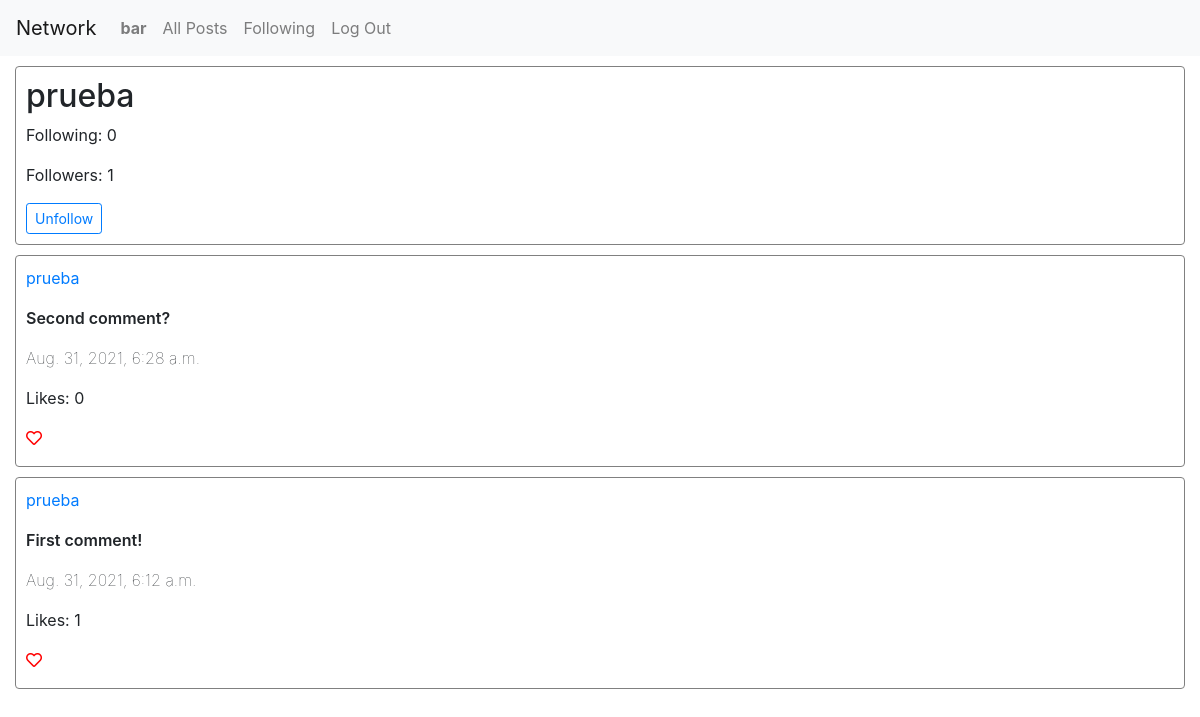
Screenshot of /profile/prueba (signed in) with the database file from the repository.
### network/models.py (models this page shows)
class User(AbstractUser):
    pass

class Post(models.Model):
    user = models.ForeignKey(User, on_delete=models.CASCADE, related_name="author")
    text = models.TextField(max_length=1000)
    date = models.DateTimeField(auto_now_add=True)
    likes = models.ManyToManyField(User, blank=True)

### network/views.py (the view, shortened to what this page needs)
# urls.py: path("profile/<username>", views.profile, name="profile"),
def profile(request, username):
    if request.user.is_authenticated:
        user = User.objects.get(username=username)
        posts = Post.objects.filter(user=user).order_by("-date")
        paginator = Paginator(posts, 10)
        page_number = request.GET.get('page', 1)
        try:
            posts = paginator.get_page(page_number)
        except:
            posts = paginator.page(1)
        followers = user.followee.all().count()
        try:
            following = Follow.objects.get(user=user)
            following = following.following.all().count()
        except:
            following = 0
        follows = Follow.objects.filter(user=request.user,following=user).exists()
        return render(request, "network/profile.html", {
            "username": username,
            "posts": posts,
            "followers": followers,
            "following": following,
            "follows": follows
        })
    else:
        return HttpResponseRedirect(reverse("login"))

### network/templates/network/profile.html (shortened to what this page needs)
{% extends "network/layout.html" %}
{% block body %}
    <div class="profile">
        <h2>{{ username }}</h2>
        <p>Following: {{ following }}</p>
        <p>Followers: {{ followers }}</p>
        {% if user.is_authenticated %}
            {% if user.username != username %}
                {% if follows %}
                    <form action="{% url 'profile' username %}" method="POST">
                        <button class="btn btn-sm btn-outline-primary" name="unfollow">Unfollow</button>
                    </form>
                {% else %}
                    <form action="{% url 'profile' username %}" method="POST">
                        {% csrf_token %}
                        <button class="btn btn-sm btn-outline-primary" name="follow">Follow</button>
                    </form>
                {% endif %}
            {% endif %}
        {% endif %}
    </div>
    {% include "network/posts.html" %}
{% endblock %}

### network/templates/network/layout.html (shortened to what this page needs)
{% load static %}
<!DOCTYPE html>
<html lang="en">
    <head>
        <link rel="stylesheet" href="https://stackpath.bootstrapcdn.com/bootstrap/4.4.1/css/bootstrap.min.css">
        <link href="{% static 'network/styles.css' %}" rel="stylesheet">
        <link rel="stylesheet" href="https://cdnjs.cloudflare.com/ajax/libs/font-awesome/5.15.4/css/all.min.css"/>
    </head>
    <body>
        <nav class="navbar navbar-expand-lg navbar-light bg-light">
            <a class="navbar-brand" href="#">Network</a>
            <div>
              <ul class="navbar-nav mr-auto">
                {% if user.is_authenticated %}
                    <li class="nav-item">
                        <a class="nav-link" href="{% url 'profile' user.username %}"><strong>{{ user.username }}</strong></a>
                    </li>
                {% endif %}
                <li class="nav-item">
                  <a class="nav-link" href="{% url 'index' %}">All Posts</a>
                </li>
                {% if user.is_authenticated %}
                    <li class="nav-item">
                        <a class="nav-link" href="{% url 'following' %}">Following</a>
                    </li>
                    <li class="nav-item">
                        <a class="nav-link" href="{% url 'logout' %}">Log Out</a>
                    </li>
                {% endif %}
              </ul>
            </div>
          </nav>
        <div class="body">
            {% block body %}
            {% endblock %}
        </div>
    </body>
</html>

### network/templates/network/posts.html (shortened to what this page needs)
<div id="posts">
    {% for post in posts %}
        <div class="post" id="{{ post.id }}">
            <p><a href="{% url 'profile' post.user %}">{{ post.user }}</a></p>
            <p class="text">{{ post.text }}</p>
            <p class="date">{{ post.date }}</p>
            <p>Likes: <span class="likes">{{ post.likes.count }}</span></p>
            {% if user.is_authenticated %}
                {% if user in post.likes.all %}
                    <i class="fas fa-heart"></i>
                    <i style="display: none;" class="far fa-heart"></i>
                {% else %}
                    <i class="far fa-heart"></i>
                {% endif %}
            {% endif %}
        </div>
    {% endfor %}
</div>

### network/static/network/styles.css (style rules this page uses)
.profile, .post { border: 1px solid gray; border-radius: 4px; margin: 10px 0 10px 0; padding: 10px; }
.body { padding: 0 15px 0 15px; }
.text { font-weight: 600; }
.date { font-weight: lighter; }
.fa-heart { color: red; margin-bottom: 10px; }

### rows the page displays
User: username "bar"
User: username "prueba"
Post: user "prueba", text "Second comment?", date "Aug. 31, 2021, 6:28 a.m.", likes.count "0"
Post: user "prueba", text "First comment!", date "Aug. 31, 2021, 6:12 a.m.", likes.count "1"

### other values shown
{{ following }} "0"
{{ followers }} "1"
